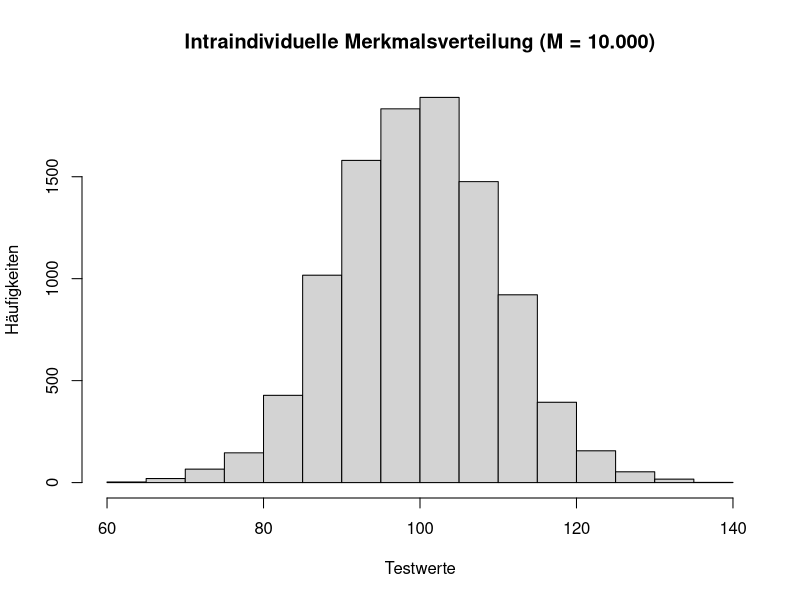
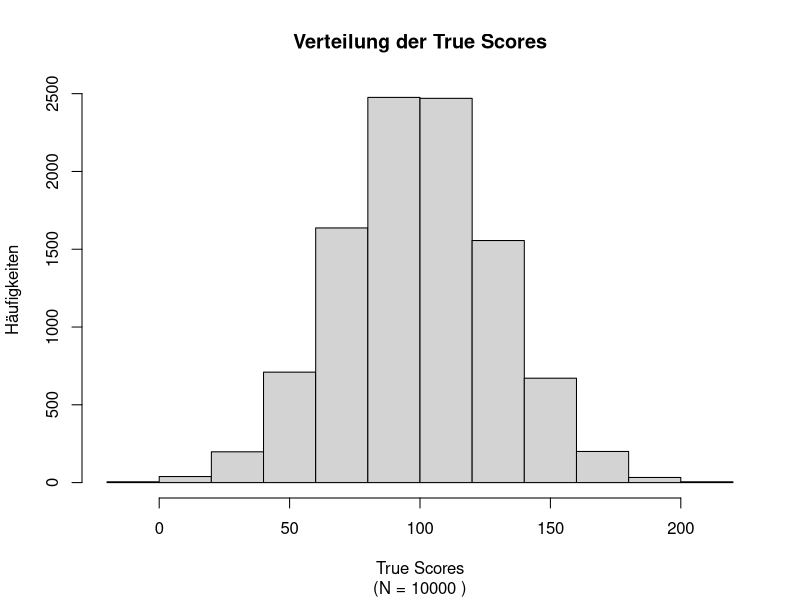
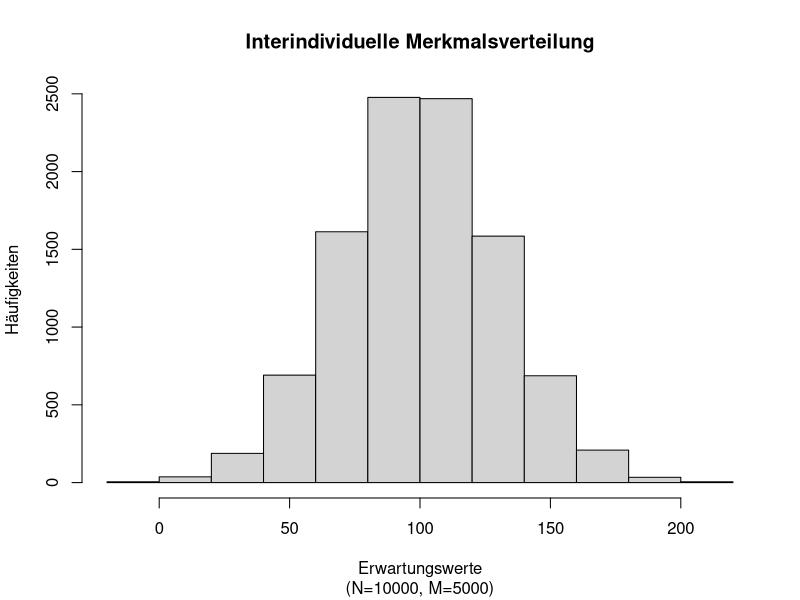
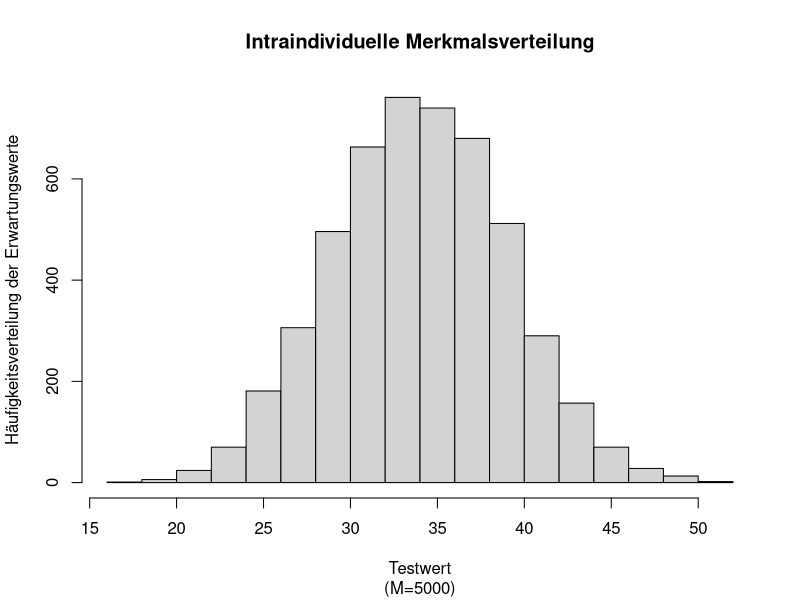

Recreate these plots in R, in order.
###################################
# R Skript zum Übungskurs: 05 KTT #
##################################ä

# Übungsaufgabe 1 ---------------------------------------------------------

# Setup
# set.seed(123)
# rm(list = ls())
#
# Wahres Alter
true_age <- 28 #<------------------------------------------ Verändere mich!

add_privacy <- function(true_age){
  hot <- sample(c(0,1), 1, replace = TRUE)
  ifelse(hot==1, true_age+1, true_age-1)
}

# Anzahl der Testwiederholungen 
M <- 10 #<------------------------------------------------ Verändere mich!
reps <- replicate(M, add_privacy(true_age))
# Erwartungswert von X ; E(X) = T 
(E_X <- mean(reps))

# Übungsaufgabe 2 ---------------------------------------------------------

# Setup
# set.seed(123)
# rm(list = ls()) 
#
# Anzahl der Testwiederholungen 
M <- 1e4 #<-------------------------------------------------- Verändere mich!
# True Score
T <- 100 
# Messfehler: E(E) = 0
E <- rnorm(M, 0, 10)
# Beobachtungswert 
X <- T + E 
# (Imaginäre) Wiederholung des Test 
reps <- replicate(M, sample(X, 1))

# Output(s)
#
# Intraindividuelle Merkmalsverteilung
hist(reps, 
     main = "Intraindividuelle Merkmalsverteilung (M = 10.000)", 
     xlab = "Testwerte", 
     ylab = "Häufigkeiten")
#     
# Erwartungswert des Individuums bei M Wiederholungen
# E(X) = T = 100 (?)
(E_X <- mean(reps))
#
# Ein zufällig gezogener Beobachtungswert
# .. aus der intraindividuellen Merkmalsverteilung
# .. ein Schätzer für den wahren Wert: 100
(X_i <- sample(X, 1))
cat("Beobachtungswert", X_i, "True Score", T)

# Übungsaufgabe 3 ---------------------------------------------------------

# Setup 
# set.seed(123)
# rm(list = ls())
#
# Populationsgröße 
N <- 1e4 #<-------------------------------------------------- Verändere mich!
# Generierung der True Scores
# 100: Mittlere Intelligenz in der Population
# 30: Abweichungen vom Populationnsmittelwert
T <- round(rnorm(N, 100, 30), digits = 0)
# Anzahl der Testwiederholungen
M <- 5e3 #<-------------------------------------------------- Verändere mich!
X <- lapply(T, function(T) rnorm(M, T , 5)) ; names(X) <- T

# Outputs
#

# "Verteilung der wahren aber unbekannten Intelligenzwerte 
# ...in der Population
#
hist(T, 
     main = "Verteilung der True Scores", 
     sub =  paste("(N =", N, ")"),
     xlab = "True Scores", 
     ylab = "Häufigkeiten"
     )

# Interindividuelle Merkmalsverteilung
#
hist(rapply(X, mean), 
     main = "Interindividuelle Merkmalsverteilung", 
     sub = paste0("(N=", N, ", M=", M, ")"), 
     xlab = "Erwartungswerte",
     ylab = "Häufigkeiten")

# Mittelwert unserer Population
# ..zur Erinnerung: T = 100
#
mean(rapply(X, mean)) 

# Intraindividuelle Merkmalsverteilung 
# ..ziehe zufällig ein (i=1) Individuum aus der Population
#
i <- 1 
X_i <- sample(X, i)
hist(X_i[[1]],
     main = "Intraindividuelle Merkmalsverteilung",
     sub = paste0("(M=", M, ")"), 
     xlab = "Testwert",
     ylab = "Häufigkeitsverteilung der Erwartungswerte")

# Ziehe zufällig ein Testwert dieser Person 
# ..aus der intraindividuellen Merkmalsverteilung
(X_ij <- sample(X_i[[1]], 1)) #<--------------------------- mehfach Ausführen!
cat("Observed Score:", X_ij, "True Score:", names(X_i))

# Funktion 
# set.seed(123)
# rm(list = ls())
#
# Ziehe zufällig ein Testwert dieser Person 
# ..aus der intraindividuellen Merkmalsverteilung
rsample_i <- function(){
  # Ziehe zufällig ein Individuum 
  (X_i <- sample(X, 1)) 
  # Ziehe zufällig einen Testwert dieses Individuums 
  (X_ij <- sample(X_i[[1]], 1))
  cat(" True Score (T):", names(X_i), "\n", 
      "Testwert (X):", round(X_ij), "\n", 
      "Messfehler (E):", 
      abs(round(X_ij) - as.numeric(names(X_i))))}

# Ziehe zufällig ein Individuum aus der Population
rsample_i() #<------------------------------------------ mehfach Ausführen!

# Übungsaufgabe 5 & 6 -----------------------------------------------------

## empty

# Übungsaufgabe 7 ---------------------------------------------------------

# Setup
# set.seed(123)
# rm(list = ls())
#
# Populaitonsgröße
N <- 1e4
tau <- rnorm(N, mean = 100, 30)
var_epsilon <- 25 # <-------------------------------------- Verändere mich!
epsilon <- rnorm(N, 0, var_epsilon) 

# Funktion
# 
reliab <- function(tau, epsilon){
  rel <- var(tau) / var(tau + epsilon)
  cat("Reliabilität der Messung:", rel)
}

reliab(tau, epsilon) #<------------------------------- mehfach Ausführen!

# Exkurs ------------------------------------------------------------------

# Auswkirungen system. Störeinflüsse
# Korrelationen
# ...über alle Fälle hinweg

# Setup
# set.seed(123)
#
n <- 100
x <- rnorm(n)
y <- rnorm(x)
cor(x, y) ; cor(x+3, y) ; cor(x, y + 3) ; cor(x + 3, y + 3)

# Auswikrungen system. Störeinflüsse
# Korrelationen
# ...auf einige (die ersten 50) Probanden  

# Setup
# set.seed(123)
#
x[1:50] <- x[1:50] + 3
cor(x, y) 

# Zusätzlicher MEssfehler
x[1:50] <- x[1:50] + 6
cor(x, y) 

# Auswirkungen system. Störeinflüsse
# Regressionsgewichte 
# ...über alle Fälle hinweg

# Setup
# set.seed(123)
#
n <- 100
x <- rnorm(n)
y <- rnorm(x)
# Original result
lm(y ~ x)$coef[[2]] 
# Veränderter Prediktor 
beta_ast <- lm(y ~ I(x+3))$coef[[2]] 
# Manipuliertes Ergebnis
lm(I(y+3) ~ I(x))$coef[[2]] 

# Auswirkungen system. Störeinflüsse
# Regressionsgewichte 
# ...auf einige (die ersten 50) Probanden  

# Setup
# set.seed(123)
#
n <- 100
x <- rnorm(n)
y <- rnorm(x)
x[1:50] <- x[1:50] + 3
beta <- lm(y ~ x)$coef[[2]] 
# Veränderter Prediktor 
x[1:50] <- x[1:50] + 6
# Manipuliertes Ergebnis
lm(y ~ x)$coef[[2]] 
